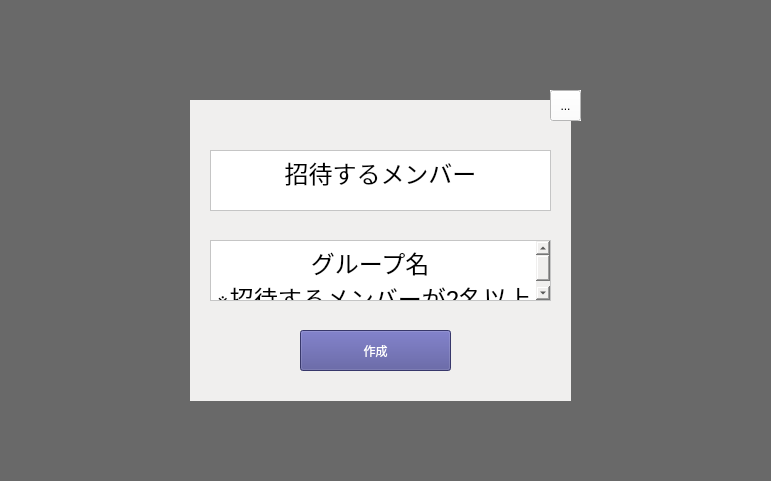
   <widget class="QWidget" name="widget_7" native="true">
    <property name="geometry">
     <rect>
      <x>79</x>
      <y>49</y>
      <width>771</width>
      <height>481</height>
     </rect>
    </property>
    <property name="styleSheet">
     <string notr="true">background-color: rgba(55, 55, 56, 128);</string>
    </property>
    <widget class="QWidget" name="widget_8" native="true">
     <property name="geometry">
      <rect>
       <x>550</x>
       <y>90</y>
       <width>31</width>
       <height>31</height>
      </rect>
     </property>
     <property name="styleSheet">
      <string notr="true">image: url(:/test/images/x.svg);
background-color: rgb(255, 255, 255);</string>
     </property>
     <widget class="QToolButton" name="toolButton_15">
      <property name="geometry">
       <rect>
        <x>0</x>
        <y>0</y>
        <width>31</width>
        <height>31</height>
       </rect>
      </property>
      <property name="text">
       <string>...</string>
      </property>
     </widget>
    </widget>
    <widget class="QWidget" name="widget_9" native="true">
     <property name="geometry">
      <rect>
       <x>190</x>
       <y>100</y>
       <width>381</width>
       <height>301</height>
      </rect>
     </property>
     <property name="styleSheet">
      <string notr="true">background-color: rgb(240, 239, 238);</string>
     </property>
     <widget class="QToolButton" name="toolButton_14">
      <property name="geometry">
       <rect>
        <x>110</x>
        <y>230</y>
        <width>151</width>
        <height>41</height>
       </rect>
      </property>
      <property name="cursor">
       <cursorShape>PointingHandCursor</cursorShape>
      </property>
      <property name="styleSheet">
       <string notr="true">color: rgb(255, 255, 255);
background-color: rgb(79, 78, 150);
font: 24pt &quot;.AppleSystemUIFont&quot;;</string>
      </property>
      <property name="text">
       <string>作成</string>
      </property>
     </widget>
     <widget class="QTextEdit" name="textEdit_4">
      <property name="geometry">
       <rect>
        <x>20</x>
        <y>140</y>
        <width>341</width>
        <height>61</height>
       </rect>
      </property>
      <property name="styleSheet">
       <string notr="true">background-color: rgb(255, 255, 255);</string>
      </property>
      <property name="html">
       <string>&lt;!DOCTYPE HTML PUBLIC &quot;-//W3C//DTD HTML 4.0//EN&quot; &quot;http://www.w3.org/TR/REC-html40/strict.dtd&quot;&gt;
&lt;html&gt;&lt;head&gt;&lt;meta name=&quot;qrichtext&quot; content=&quot;1&quot; /&gt;&lt;style type=&quot;text/css&quot;&gt;
p, li { white-space: pre-wrap; }
&lt;/style&gt;&lt;/head&gt;&lt;body style=&quot; font-family:'.AppleSystemUIFont'; font-size:13pt; font-weight:400; font-style:normal;&quot;&gt;
&lt;p align=&quot;center&quot; style=&quot; margin-top:0px; margin-bottom:0px; margin-left:0px; margin-right:0px; -qt-block-indent:0; text-indent:0px;&quot;&gt;&lt;span style=&quot; font-size:18pt;&quot;&gt;グループ名 &lt;/span&gt;&lt;/p&gt;
&lt;p align=&quot;center&quot; style=&quot; margin-top:0px; margin-bottom:0px; margin-left:0px; margin-right:0px; -qt-block-indent:0; text-indent:0px;&quot;&gt;&lt;span style=&quot; font-size:18pt;&quot;&gt;※招待するメンバーが2名以上のみ&lt;/span&gt;&lt;/p&gt;&lt;/body&gt;&lt;/html&gt;</string>
      </property>
     </widget>
     <widget class="QTextEdit" name="textEdit_3">
      <property name="geometry">
       <rect>
        <x>20</x>
        <y>50</y>
        <width>341</width>
        <height>61</height>
       </rect>
      </property>
      <property name="styleSheet">
       <string notr="true">background-color: rgb(255, 255, 255);</string>
      </property>
      <property name="html">
       <string>&lt;!DOCTYPE HTML PUBLIC &quot;-//W3C//DTD HTML 4.0//EN&quot; &quot;http://www.w3.org/TR/REC-html40/strict.dtd&quot;&gt;
&lt;html&gt;&lt;head&gt;&lt;meta name=&quot;qrichtext&quot; content=&quot;1&quot; /&gt;&lt;style type=&quot;text/css&quot;&gt;
p, li { white-space: pre-wrap; }
&lt;/style&gt;&lt;/head&gt;&lt;body style=&quot; font-family:'.AppleSystemUIFont'; font-size:13pt; font-weight:400; font-style:normal;&quot;&gt;
&lt;p align=&quot;center&quot; style=&quot; margin-top:0px; margin-bottom:0px; margin-left:0px; margin-right:0px; -qt-block-indent:0; text-indent:0px;&quot;&gt;&lt;span style=&quot; font-size:18pt;&quot;&gt;招待するメンバー&lt;/span&gt;&lt;/p&gt;&lt;/body&gt;&lt;/html&gt;</string>
      </property>
     </widget>
    </widget>
    <zorder>widget_9</zorder>
    <zorder>widget_8</zorder>
   </widget>
